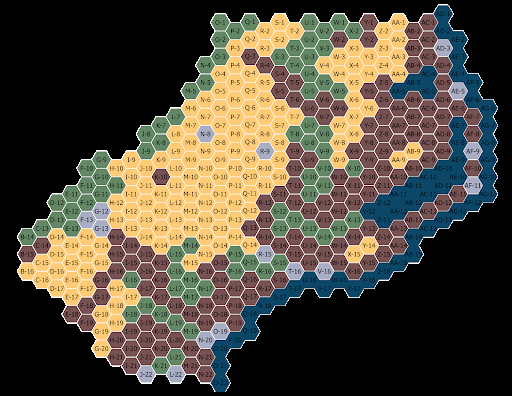
#> input picture images/gameboard.png, 512 x 396 px, found by its file name
$ python detectBoard.py
#> lines starting #> are read from the running program, lines starting #| are printed output that depends on the picture; after the words box and inside, x2 and y2 are one past the last pixel; in counts of white or black regions, pixels touching at a corner belong together
import cv2 as cv
import numpy as np

#Load image
image = cv.imread('gameboard.png')
#> image is the input picture: shape (396, 512, 3); mean B, G, R 62.2, 75.8, 83.3
#cv.imshow('Image', image)
#cv.waitKey(0)

#grayscale conversion
gray = cv.cvtColor(image, cv.COLOR_BGR2GRAY)
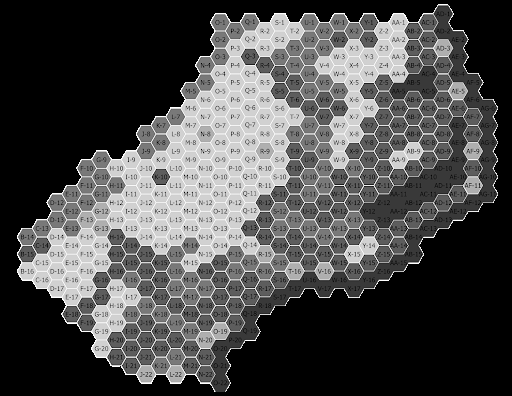
#> gray: shape (396, 512); min 0, max 255, mean 76.5
#cv.imshow('Gray Image', gray)
#cv.waitKey(0)

#edge detection
edges = cv.Canny(gray, 50, 150)
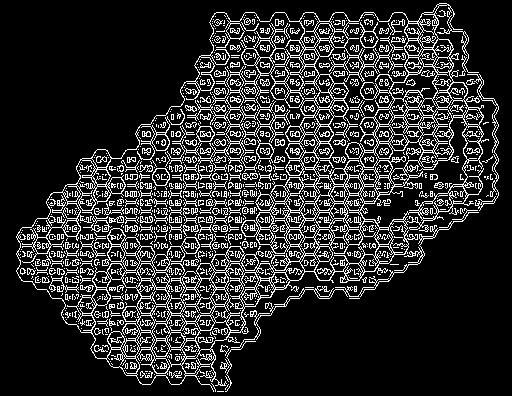
#> edges: shape (396, 512); 16.8% white in thin lines or dots
cv.imshow('Edges', edges)
cv.waitKey(0)

#contour detection
contours, hierarchy = cv.findContours(edges, cv.RETR_TREE, cv.CHAIN_APPROX_SIMPLE)
#> contours = 2501 contours, 2134 with area under 20; largest, box (x1, y1, x2, y2) and area: (16, 3, 489, 392) 102841, (16, 12, 320, 333) 38638, (285, 12, 409, 212) 8748, (359, 117, 468, 228) 4308, (90, 278, 151, 359) 2188
# Draw contours on the original image
contour_image = image.copy()
cv.drawContours(contour_image, contours, -1, (0, 255, 0), 3)
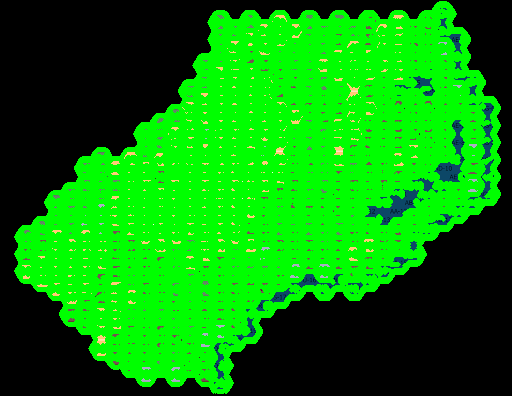
#> contour_image: shape (396, 512, 3); mean B, G, R 5, 140.4, 5.4
#cv.imshow('Contours', contour_image)
#cv.waitKey(0)

#find the largest contour
largest_contour = max(contours, key=cv.contourArea)
#> largest_contour = contour of 1663 points, box (x1, y1, x2, y2) (16, 3, 489, 392), area 102841
# Draw the largest contour on the original image
largest_contour_image = image.copy()
cv.drawContours(largest_contour_image, [largest_contour], -1, (0, 0, 255), 3)
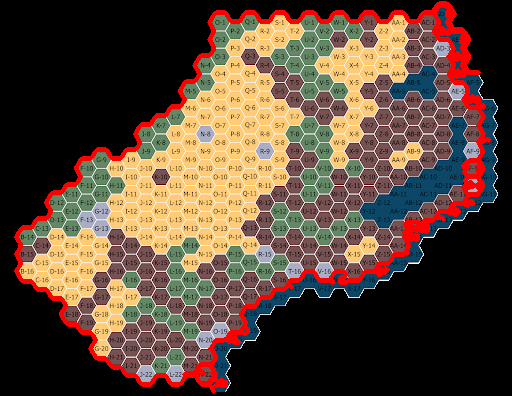
#> largest_contour_image: shape (396, 512, 3); 5.12% of pixels changed, all inside (x1, y1, x2, y2) = (14, 1, 491, 394)
#cv.imshow('Largest Contour', largest_contour_image)
#cv.waitKey(0)
